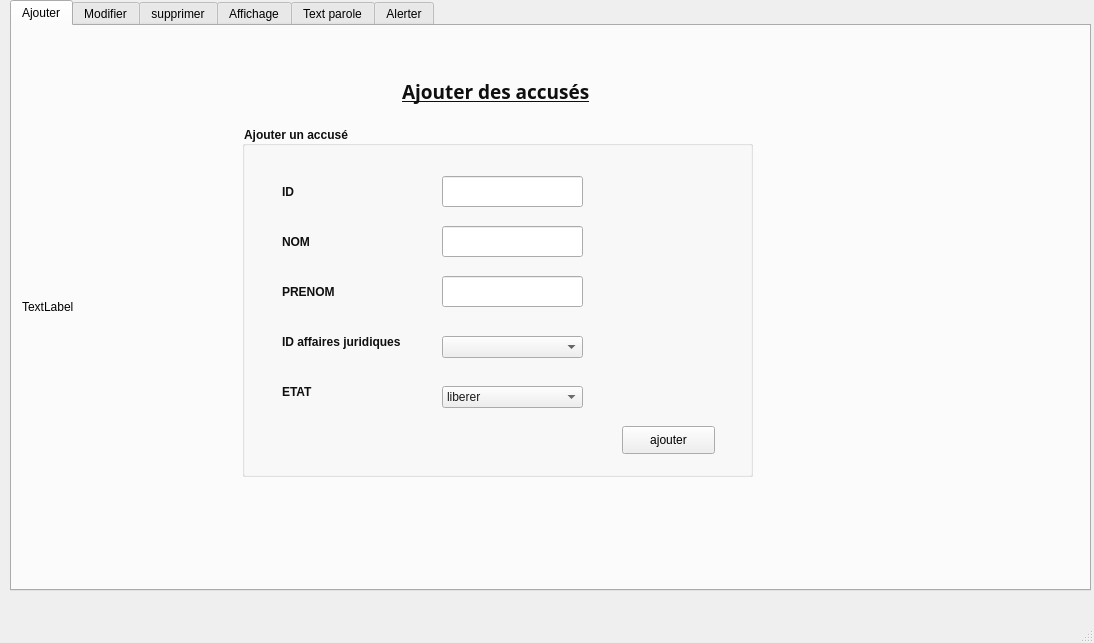
<?xml version="1.0" encoding="UTF-8"?>
<ui version="4.0">
 <class>MainWindow</class>
 <widget class="QMainWindow" name="MainWindow">
  <property name="geometry">
   <rect>
    <x>0</x>
    <y>0</y>
    <width>1094</width>
    <height>643</height>
   </rect>
  </property>
  <property name="windowTitle">
   <string>MainWindow</string>
  </property>
  <widget class="QWidget" name="centralwidget">
   <widget class="QTabWidget" name="Affichage">
    <property name="geometry">
     <rect>
      <x>10</x>
      <y>0</y>
      <width>1081</width>
      <height>591</height>
     </rect>
    </property>
    <property name="styleSheet">
     <string notr="true"/>
    </property>
    <property name="currentIndex">
     <number>0</number>
    </property>
    <property name="movable">
     <bool>true</bool>
    </property>
    <widget class="QWidget" name="Ajouter">
     <attribute name="title">
      <string>Ajouter</string>
     </attribute>
     <widget class="QGroupBox" name="groupBox">
      <property name="geometry">
       <rect>
        <x>230</x>
        <y>100</y>
        <width>511</width>
        <height>351</height>
       </rect>
      </property>
      <property name="font">
       <font>
        <weight>75</weight>
        <bold>true</bold>
       </font>
      </property>
      <property name="styleSheet">
       <string notr="true">color: rgb(15, 15, 15);</string>
      </property>
      <property name="title">
       <string>Ajouter un accusé</string>
      </property>
      <widget class="QLabel" name="label_id">
       <property name="geometry">
        <rect>
         <x>40</x>
         <y>50</y>
         <width>91</width>
         <height>31</height>
        </rect>
       </property>
       <property name="font">
        <font>
         <weight>75</weight>
         <bold>true</bold>
        </font>
       </property>
       <property name="contextMenuPolicy">
        <enum>Qt::ActionsContextMenu</enum>
       </property>
       <property name="styleSheet">
        <string notr="true"/>
       </property>
       <property name="text">
        <string>ID</string>
       </property>
      </widget>
      <widget class="QLabel" name="label_nom">
       <property name="geometry">
        <rect>
         <x>40</x>
         <y>100</y>
         <width>91</width>
         <height>31</height>
        </rect>
       </property>
       <property name="font">
        <font>
         <weight>75</weight>
         <bold>true</bold>
        </font>
       </property>
       <property name="styleSheet">
        <string notr="true"/>
       </property>
       <property name="text">
        <string>NOM</string>
       </property>
      </widget>
      <widget class="QLabel" name="label_prenom">
       <property name="geometry">
        <rect>
         <x>40</x>
         <y>150</y>
         <width>91</width>
         <height>31</height>
        </rect>
       </property>
       <property name="font">
        <font>
         <weight>75</weight>
         <bold>true</bold>
        </font>
       </property>
       <property name="styleSheet">
        <string notr="true"/>
       </property>
       <property name="text">
        <string>PRENOM</string>
       </property>
      </widget>
      <widget class="QLabel" name="label_affaire">
       <property name="geometry">
        <rect>
         <x>40</x>
         <y>200</y>
         <width>131</width>
         <height>31</height>
        </rect>
       </property>
       <property name="font">
        <font>
         <weight>75</weight>
         <bold>true</bold>
        </font>
       </property>
       <property name="styleSheet">
        <string notr="true"/>
       </property>
       <property name="text">
        <string>ID affaires juridiques</string>
       </property>
      </widget>
      <widget class="QLabel" name="label_etat">
       <property name="geometry">
        <rect>
         <x>40</x>
         <y>250</y>
         <width>91</width>
         <height>31</height>
        </rect>
       </property>
       <property name="font">
        <font>
         <weight>75</weight>
         <bold>true</bold>
        </font>
       </property>
       <property name="styleSheet">
        <string notr="true"/>
       </property>
       <property name="text">
        <string>ETAT</string>
       </property>
      </widget>
      <widget class="QPushButton" name="pushButton_ajouter">
       <property name="geometry">
        <rect>
         <x>380</x>
         <y>300</y>
         <width>93</width>
         <height>28</height>
        </rect>
       </property>
       <property name="styleSheet">
        <string notr="true">color: rgb(0, 0, 0);</string>
       </property>
       <property name="text">
        <string>ajouter</string>
       </property>
      </widget>
      <widget class="QLineEdit" name="lineEdit_id_ajou">
       <property name="geometry">
        <rect>
         <x>200</x>
         <y>50</y>
         <width>141</width>
         <height>31</height>
        </rect>
       </property>
       <property name="styleSheet">
        <string notr="true">color: rgb(0, 0, 0);</string>
       </property>
      </widget>
      <widget class="QLineEdit" name="lineEdit_nom_aj">
       <property name="geometry">
        <rect>
         <x>200</x>
         <y>100</y>
         <width>141</width>
         <height>31</height>
        </rect>
       </property>
       <property name="styleSheet">
        <string notr="true">color: rgb(52, 52, 52);</string>
       </property>
      </widget>
      <widget class="QLineEdit" name="lineEdit_pren_aj">
       <property name="geometry">
        <rect>
         <x>200</x>
         <y>150</y>
         <width>141</width>
         <height>31</height>
        </rect>
       </property>
       <property name="styleSheet">
        <string notr="true">color: rgb(16, 16, 16);</string>
       </property>
      </widget>
      <widget class="QComboBox" name="comboBox_aj">
       <property name="geometry">
        <rect>
         <x>200</x>
         <y>260</y>
         <width>141</width>
         <height>22</height>
        </rect>
       </property>
       <property name="styleSheet">
        <string notr="true">color: rgb(25, 25, 25);</string>
       </property>
       <item>
        <property name="text">
         <string>liberer</string>
        </property>
       </item>
       <item>
        <property name="text">
         <string>prisonier</string>
        </property>
       </item>
      </widget>
      <widget class="QComboBox" name="comboBox_affaire">
       <property name="geometry">
        <rect>
         <x>200</x>
         <y>210</y>
         <width>141</width>
         <height>22</height>
        </rect>
       </property>
      </widget>
     </widget>
     <widget class="QLabel" name="label_7">
      <property name="geometry">
       <rect>
        <x>390</x>
        <y>50</y>
        <width>261</width>
        <height>31</height>
       </rect>
      </property>
      <property name="font">
       <font>
        <family>Roman</family>
        <pointsize>14</pointsize>
        <weight>75</weight>
        <italic>false</italic>
        <bold>true</bold>
        <underline>true</underline>
        <strikeout>false</strikeout>
       </font>
      </property>
      <property name="tabletTracking">
       <bool>false</bool>
      </property>
      <property name="styleSheet">
       <string notr="true">color: rgb(15, 15, 15);</string>
      </property>
      <property name="text">
       <string>Ajouter des accusés</string>
      </property>
     </widget>
     <widget class="QLabel" name="label_id_photo">
      <property name="geometry">
       <rect>
        <x>80</x>
        <y>300</y>
        <width>91</width>
        <height>31</height>
       </rect>
      </property>
      <property name="font">
       <font>
        <weight>75</weight>
        <bold>true</bold>
       </font>
      </property>
      <property name="text">
       <string/>
      </property>
     </widget>
     <widget class="QLabel" name="label_logo">
      <property name="geometry">
       <rect>
        <x>10</x>
        <y>0</y>
        <width>1051</width>
        <height>561</height>
       </rect>
      </property>
      <property name="text">
       <string>TextLabel</string>
      </property>
     </widget>
     <zorder>label_logo</zorder>
     <zorder>label_7</zorder>
     <zorder>label_id_photo</zorder>
     <zorder>groupBox</zorder>
    </widget>
    <widget class="QWidget" name="modifier_2">
     <attribute name="title">
      <string>Modifier</string>
     </attribute>
     <widget class="QLabel" name="label_10">
      <property name="geometry">
       <rect>
        <x>430</x>
        <y>60</y>
        <width>261</width>
        <height>31</height>
       </rect>
      </property>
      <property name="font">
       <font>
        <family>Roman</family>
        <pointsize>14</pointsize>
        <weight>75</weight>
        <italic>false</italic>
        <bold>true</bold>
        <underline>true</underline>
       </font>
      </property>
      <property name="text">
       <string>&lt;html&gt;&lt;head/&gt;&lt;body&gt;&lt;p&gt;&lt;span style=&quot; color:#0f0f0f;&quot;&gt;Modifier des accusés:&lt;/span&gt;&lt;/p&gt;&lt;/body&gt;&lt;/html&gt;</string>
      </property>
     </widget>
     <widget class="QGroupBox" name="groupBox_3">
      <property name="geometry">
       <rect>
        <x>300</x>
        <y>90</y>
        <width>511</width>
        <height>351</height>
       </rect>
      </property>
      <property name="title">
       <string>Modifier un accusé</string>
      </property>
      <widget class="QLabel" name="label_id_3">
       <property name="geometry">
        <rect>
         <x>40</x>
         <y>50</y>
         <width>91</width>
         <height>31</height>
        </rect>
       </property>
       <property name="font">
        <font>
         <weight>75</weight>
         <bold>true</bold>
        </font>
       </property>
       <property name="styleSheet">
        <string notr="true"/>
       </property>
       <property name="text">
        <string>ID</string>
       </property>
      </widget>
      <widget class="QLabel" name="label_nom_2">
       <property name="geometry">
        <rect>
         <x>40</x>
         <y>100</y>
         <width>91</width>
         <height>31</height>
        </rect>
       </property>
       <property name="font">
        <font>
         <weight>75</weight>
         <bold>true</bold>
        </font>
       </property>
       <property name="styleSheet">
        <string notr="true"/>
       </property>
       <property name="text">
        <string>&lt;html&gt;&lt;head/&gt;&lt;body&gt;&lt;p&gt;NOM&lt;/p&gt;&lt;p&gt;&lt;br/&gt;&lt;/p&gt;&lt;/body&gt;&lt;/html&gt;</string>
       </property>
      </widget>
      <widget class="QLabel" name="label_prenom_2">
       <property name="geometry">
        <rect>
         <x>40</x>
         <y>150</y>
         <width>91</width>
         <height>31</height>
        </rect>
       </property>
       <property name="font">
        <font>
         <weight>75</weight>
         <bold>true</bold>
        </font>
       </property>
       <property name="styleSheet">
        <string notr="true"/>
       </property>
       <property name="text">
        <string>&lt;html&gt;&lt;head/&gt;&lt;body&gt;&lt;p&gt;PRENOM&lt;/p&gt;&lt;p&gt;&lt;br/&gt;&lt;/p&gt;&lt;/body&gt;&lt;/html&gt;</string>
       </property>
      </widget>
      <widget class="QLabel" name="label_affaire_2">
       <property name="geometry">
        <rect>
         <x>40</x>
         <y>200</y>
         <width>131</width>
         <height>31</height>
        </rect>
       </property>
       <property name="font">
        <font>
         <weight>75</weight>
         <bold>true</bold>
        </font>
       </property>
       <property name="styleSheet">
        <string notr="true"/>
       </property>
       <property name="text">
        <string>&lt;html&gt;&lt;head/&gt;&lt;body&gt;&lt;p&gt;ID affaires juridiques&lt;/p&gt;&lt;/body&gt;&lt;/html&gt;</string>
       </property>
      </widget>
      <widget class="QLabel" name="label_etat_2">
       <property name="geometry">
        <rect>
         <x>40</x>
         <y>250</y>
         <width>91</width>
         <height>31</height>
        </rect>
       </property>
       <property name="font">
        <font>
         <weight>75</weight>
         <bold>true</bold>
        </font>
       </property>
       <property name="styleSheet">
        <string notr="true"/>
       </property>
       <property name="text">
        <string>&lt;html&gt;&lt;head/&gt;&lt;body&gt;&lt;p&gt;ETAT&lt;/p&gt;&lt;/body&gt;&lt;/html&gt;</string>
       </property>
      </widget>
      <widget class="QPushButton" name="pushButton_ajouter_2">
       <property name="geometry">
        <rect>
         <x>380</x>
         <y>300</y>
         <width>93</width>
         <height>28</height>
        </rect>
       </property>
       <property name="text">
        <string>Modifier</string>
       </property>
      </widget>
      <widget class="QLineEdit" name="lineEdit_id_ajou_2">
       <property name="geometry">
        <rect>
         <x>200</x>
         <y>50</y>
         <width>141</width>
         <height>31</height>
        </rect>
       </property>
      </widget>
      <widget class="QLineEdit" name="lineEdit_nom_aj_2">
       <property name="geometry">
        <rect>
         <x>200</x>
         <y>100</y>
         <width>141</width>
         <height>31</height>
        </rect>
       </property>
      </widget>
      <widget class="QLineEdit" name="lineEdit_pren_aj_2">
       <property name="geometry">
        <rect>
         <x>200</x>
         <y>150</y>
         <width>141</width>
         <height>31</height>
        </rect>
       </property>
      </widget>
      <widget class="QComboBox" name="comboBox_mod">
       <property name="geometry">
        <rect>
         <x>200</x>
         <y>260</y>
         <width>141</width>
         <height>22</height>
        </rect>
       </property>
       <item>
        <property name="text">
         <string>liberer</string>
        </property>
       </item>
       <item>
        <property name="text">
         <string>prisonier</string>
        </property>
       </item>
      </widget>
      <widget class="QLineEdit" name="lineEdit_aff_ajou_2">
       <property name="geometry">
        <rect>
         <x>200</x>
         <y>210</y>
         <width>141</width>
         <height>31</height>
        </rect>
       </property>
      </widget>
     </widget>
     <widget class="QLabel" name="label_logo_2">
      <property name="geometry">
       <rect>
        <x>-50</x>
        <y>-30</y>
        <width>1261</width>
        <height>661</height>
       </rect>
      </property>
      <property name="text">
       <string>TextLabel</string>
      </property>
     </widget>
     <zorder>label_logo_2</zorder>
     <zorder>groupBox_3</zorder>
     <zorder>label_10</zorder>
    </widget>
    <widget class="QWidget" name="modifier">
     <attribute name="title">
      <string>supprimer</string>
     </attribute>
     <widget class="QGroupBox" name="groupBox_2">
      <property name="geometry">
       <rect>
        <x>230</x>
        <y>90</y>
        <width>571</width>
        <height>271</height>
       </rect>
      </property>
      <property name="font">
       <font>
        <family>Rockwell Condensed</family>
        <pointsize>11</pointsize>
        <weight>50</weight>
        <bold>false</bold>
       </font>
      </property>
      <property name="styleSheet">
       <string notr="true"/>
      </property>
      <property name="title">
       <string>supprimer un acusee</string>
      </property>
      <widget class="QLabel" name="label_id_2">
       <property name="geometry">
        <rect>
         <x>50</x>
         <y>110</y>
         <width>141</width>
         <height>41</height>
        </rect>
       </property>
       <property name="font">
        <font>
         <family>Segoe UI Black</family>
         <pointsize>8</pointsize>
         <weight>75</weight>
         <bold>true</bold>
        </font>
       </property>
       <property name="text">
        <string>ID</string>
       </property>
      </widget>
      <widget class="QLineEdit" name="lineEdit_id_ajou_supp">
       <property name="geometry">
        <rect>
         <x>200</x>
         <y>110</y>
         <width>141</width>
         <height>31</height>
        </rect>
       </property>
      </widget>
      <widget class="QPushButton" name="pushButton_supp">
       <property name="geometry">
        <rect>
         <x>380</x>
         <y>190</y>
         <width>111</width>
         <height>28</height>
        </rect>
       </property>
       <property name="font">
        <font>
         <family>Sitka Small</family>
         <pointsize>11</pointsize>
         <weight>50</weight>
         <bold>false</bold>
        </font>
       </property>
       <property name="text">
        <string>supprimer</string>
       </property>
      </widget>
     </widget>
     <widget class="QLabel" name="label_8">
      <property name="geometry">
       <rect>
        <x>360</x>
        <y>40</y>
        <width>261</width>
        <height>31</height>
       </rect>
      </property>
      <property name="font">
       <font>
        <family>Roman</family>
        <pointsize>14</pointsize>
        <weight>75</weight>
        <italic>false</italic>
        <bold>true</bold>
        <underline>true</underline>
       </font>
      </property>
      <property name="text">
       <string>Supprimer des accusés</string>
      </property>
     </widget>
     <widget class="QLabel" name="label_logo_3">
      <property name="geometry">
       <rect>
        <x>0</x>
        <y>0</y>
        <width>1171</width>
        <height>581</height>
       </rect>
      </property>
      <property name="text">
       <string>TextLabel</string>
      </property>
     </widget>
     <zorder>label_logo_3</zorder>
     <zorder>groupBox_2</zorder>
     <zorder>label_8</zorder>
    </widget>
    <widget class="QWidget" name="affichage">
     <attribute name="title">
      <string>Affichage</string>
     </attribute>
     <widget class="QLabel" name="label_9">
      <property name="geometry">
       <rect>
        <x>240</x>
        <y>30</y>
        <width>261</width>
        <height>31</height>
       </rect>
      </property>
      <property name="font">
       <font>
        <family>Roman</family>
        <pointsize>14</pointsize>
        <weight>75</weight>
        <italic>false</italic>
        <bold>true</bold>
        <underline>true</underline>
       </font>
      </property>
      <property name="text">
       <string>Affichier des accusés</string>
      </property>
     </widget>
     <widget class="QTableView" name="tableView_aff">
      <property name="geometry">
       <rect>
        <x>80</x>
        <y>130</y>
        <width>701</width>
        <height>371</height>
       </rect>
      </property>
      <property name="autoFillBackground">
       <bool>false</bool>
      </property>
      <property name="sortingEnabled">
       <bool>true</bool>
      </property>
     </widget>
     <widget class="QLabel" name="label_logo_4">
      <property name="geometry">
       <rect>
        <x>0</x>
        <y>-30</y>
        <width>1331</width>
        <height>691</height>
       </rect>
      </property>
      <property name="text">
       <string>TextLabel</string>
      </property>
     </widget>
     <widget class="QWidget" name="layoutWidget">
      <property name="geometry">
       <rect>
        <x>100</x>
        <y>510</y>
        <width>671</width>
        <height>30</height>
       </rect>
      </property>
      <layout class="QHBoxLayout" name="horizontalLayout_2">
       <item>
        <widget class="QLabel" name="label_id_4">
         <property name="text">
          <string>Trier par</string>
         </property>
        </widget>
       </item>
       <item>
        <widget class="QComboBox" name="comboBox">
         <item>
          <property name="text">
           <string>Prénom</string>
          </property>
         </item>
         <item>
          <property name="text">
           <string>Nom</string>
          </property>
         </item>
         <item>
          <property name="text">
           <string>ID</string>
          </property>
         </item>
        </widget>
       </item>
       <item>
        <widget class="QPushButton" name="pushButton_trier">
         <property name="text">
          <string>Trier</string>
         </property>
        </widget>
       </item>
       <item>
        <widget class="QPushButton" name="pushButton_pdf">
         <property name="text">
          <string>exporter PDF</string>
         </property>
        </widget>
       </item>
       <item>
        <widget class="QPushButton" name="pushButton_2">
         <property name="text">
          <string>Statistique</string>
         </property>
        </widget>
       </item>
      </layout>
     </widget>
     <widget class="QPushButton" name="pushButton">
      <property name="geometry">
       <rect>
        <x>700</x>
        <y>100</y>
        <width>93</width>
        <height>28</height>
       </rect>
      </property>
      <property name="text">
       <string>chercher</string>
      </property>
     </widget>
     <widget class="QLineEdit" name="lineEdit_id_ajou_3">
      <property name="geometry">
       <rect>
        <x>780</x>
        <y>540</y>
        <width>141</width>
        <height>31</height>
       </rect>
      </property>
      <property name="styleSheet">
       <string notr="true">color: rgb(0, 0, 0);</string>
      </property>
     </widget>
     <widget class="QLineEdit" name="lineEdit_cher">
      <property name="geometry">
       <rect>
        <x>80</x>
        <y>100</y>
        <width>611</width>
        <height>22</height>
       </rect>
      </property>
     </widget>
     <zorder>label_logo_4</zorder>
     <zorder>label_9</zorder>
     <zorder>tableView_aff</zorder>
     <zorder>layoutWidget</zorder>
     <zorder>pushButton</zorder>
     <zorder>lineEdit_id_ajou_3</zorder>
     <zorder>lineEdit_cher</zorder>
    </widget>
    <widget class="QWidget" name="tab">
     <attribute name="title">
      <string>Text parole</string>
     </attribute>
     <widget class="QGroupBox" name="groupBox_4">
      <property name="geometry">
       <rect>
        <x>50</x>
        <y>40</y>
        <width>821</width>
        <height>501</height>
       </rect>
      </property>
      <property name="title">
       <string>Texteparole</string>
      </property>
      <widget class="QPlainTextEdit" name="plainTextEdit">
       <property name="geometry">
        <rect>
         <x>20</x>
         <y>20</y>
         <width>691</width>
         <height>192</height>
        </rect>
       </property>
       <property name="sizePolicy">
        <sizepolicy hsizetype="Expanding" vsizetype="Expanding">
         <horstretch>0</horstretch>
         <verstretch>0</verstretch>
        </sizepolicy>
       </property>
       <property name="plainText">
        <string>hello smart court
</string>
       </property>
      </widget>
      <widget class="QWidget" name="layoutWidget">
       <property name="geometry">
        <rect>
         <x>20</x>
         <y>210</y>
         <width>691</width>
         <height>186</height>
        </rect>
       </property>
       <layout class="QGridLayout" name="gridLayout">
        <item row="3" column="2">
         <widget class="QSlider" name="pitch">
          <property name="minimum">
           <number>-10</number>
          </property>
          <property name="maximum">
           <number>10</number>
          </property>
          <property name="singleStep">
           <number>1</number>
          </property>
          <property name="orientation">
           <enum>Qt::Horizontal</enum>
          </property>
         </widget>
        </item>
        <item row="4" column="0">
         <widget class="QLabel" name="label_11">
          <property name="sizePolicy">
           <sizepolicy hsizetype="Minimum" vsizetype="Preferred">
            <horstretch>0</horstretch>
            <verstretch>0</verstretch>
           </sizepolicy>
          </property>
          <property name="text">
           <string>Engine</string>
          </property>
          <property name="alignment">
           <set>Qt::AlignRight|Qt::AlignTrailing|Qt::AlignVCenter</set>
          </property>
         </widget>
        </item>
        <item row="5" column="0">
         <widget class="QLabel" name="label_4">
          <property name="sizePolicy">
           <sizepolicy hsizetype="Minimum" vsizetype="Preferred">
            <horstretch>0</horstretch>
            <verstretch>0</verstretch>
           </sizepolicy>
          </property>
          <property name="text">
           <string>&amp;Language:</string>
          </property>
          <property name="alignment">
           <set>Qt::AlignRight|Qt::AlignTrailing|Qt::AlignVCenter</set>
          </property>
          <property name="buddy">
           <cstring>language</cstring>
          </property>
         </widget>
        </item>
        <item row="5" column="2">
         <widget class="QComboBox" name="language">
          <property name="sizePolicy">
           <sizepolicy hsizetype="Expanding" vsizetype="Fixed">
            <horstretch>0</horstretch>
            <verstretch>0</verstretch>
           </sizepolicy>
          </property>
         </widget>
        </item>
        <item row="6" column="2">
         <widget class="QComboBox" name="voice"/>
        </item>
        <item row="4" column="2">
         <widget class="QComboBox" name="engine">
          <property name="sizePolicy">
           <sizepolicy hsizetype="Expanding" vsizetype="Fixed">
            <horstretch>0</horstretch>
            <verstretch>0</verstretch>
           </sizepolicy>
          </property>
         </widget>
        </item>
        <item row="2" column="0">
         <widget class="QLabel" name="label_5">
          <property name="sizePolicy">
           <sizepolicy hsizetype="Minimum" vsizetype="Preferred">
            <horstretch>0</horstretch>
            <verstretch>0</verstretch>
           </sizepolicy>
          </property>
          <property name="text">
           <string>Rate:</string>
          </property>
          <property name="alignment">
           <set>Qt::AlignRight|Qt::AlignTrailing|Qt::AlignVCenter</set>
          </property>
         </widget>
        </item>
        <item row="6" column="0">
         <widget class="QLabel" name="label_6">
          <property name="text">
           <string>Voice name:</string>
          </property>
          <property name="alignment">
           <set>Qt::AlignRight|Qt::AlignTrailing|Qt::AlignVCenter</set>
          </property>
         </widget>
        </item>
        <item row="1" column="0">
         <widget class="QLabel" name="label_2">
          <property name="sizePolicy">
           <sizepolicy hsizetype="Minimum" vsizetype="Preferred">
            <horstretch>0</horstretch>
            <verstretch>0</verstretch>
           </sizepolicy>
          </property>
          <property name="text">
           <string>Volume:</string>
          </property>
          <property name="alignment">
           <set>Qt::AlignRight|Qt::AlignTrailing|Qt::AlignVCenter</set>
          </property>
         </widget>
        </item>
        <item row="2" column="2">
         <widget class="QSlider" name="rate">
          <property name="minimum">
           <number>-10</number>
          </property>
          <property name="maximum">
           <number>10</number>
          </property>
          <property name="orientation">
           <enum>Qt::Horizontal</enum>
          </property>
         </widget>
        </item>
        <item row="3" column="0">
         <widget class="QLabel" name="label_3">
          <property name="sizePolicy">
           <sizepolicy hsizetype="Minimum" vsizetype="Preferred">
            <horstretch>0</horstretch>
            <verstretch>0</verstretch>
           </sizepolicy>
          </property>
          <property name="text">
           <string>Pitch:</string>
          </property>
          <property name="alignment">
           <set>Qt::AlignRight|Qt::AlignTrailing|Qt::AlignVCenter</set>
          </property>
         </widget>
        </item>
        <item row="1" column="2">
         <widget class="QSlider" name="volume">
          <property name="maximum">
           <number>100</number>
          </property>
          <property name="singleStep">
           <number>5</number>
          </property>
          <property name="pageStep">
           <number>20</number>
          </property>
          <property name="value">
           <number>70</number>
          </property>
          <property name="orientation">
           <enum>Qt::Horizontal</enum>
          </property>
         </widget>
        </item>
       </layout>
      </widget>
      <widget class="QWidget" name="layoutWidget_2">
       <property name="geometry">
        <rect>
         <x>20</x>
         <y>400</y>
         <width>691</width>
         <height>30</height>
        </rect>
       </property>
       <layout class="QHBoxLayout" name="horizontalLayout">
        <item>
         <widget class="QPushButton" name="speakButton">
          <property name="text">
           <string>Speak</string>
          </property>
         </widget>
        </item>
        <item>
         <widget class="QPushButton" name="pauseButton">
          <property name="enabled">
           <bool>false</bool>
          </property>
          <property name="text">
           <string>Pause</string>
          </property>
         </widget>
        </item>
        <item>
         <widget class="QPushButton" name="resumeButton">
          <property name="enabled">
           <bool>false</bool>
          </property>
          <property name="text">
           <string>Resume</string>
          </property>
         </widget>
        </item>
        <item>
         <widget class="QPushButton" name="stopButton">
          <property name="text">
           <string>Stop</string>
          </property>
         </widget>
        </item>
       </layout>
      </widget>
     </widget>
     <widget class="QLabel" name="label_logo_5">
      <property name="geometry">
       <rect>
        <x>0</x>
        <y>-30</y>
        <width>1331</width>
        <height>691</height>
       </rect>
      </property>
      <property name="text">
       <string>TextLabel</string>
      </property>
     </widget>
     <zorder>label_logo_5</zorder>
     <zorder>groupBox_4</zorder>
    </widget>
    <widget class="QWidget" name="Alerte">
     <attribute name="title">
      <string>Alerter</string>
     </attribute>
     <widget class="QGroupBox" name="groupBox_5">
      <property name="geometry">
       <rect>
        <x>200</x>
        <y>120</y>
        <width>571</width>
        <height>271</height>
       </rect>
      </property>
      <property name="font">
       <font>
        <weight>75</weight>
        <bold>true</bold>
       </font>
      </property>
      <property name="styleSheet">
       <string notr="true"/>
      </property>
      <property name="title">
       <string>Accuser en recherche</string>
      </property>
      <widget class="QLabel" name="label_id_5">
       <property name="geometry">
        <rect>
         <x>50</x>
         <y>110</y>
         <width>141</width>
         <height>41</height>
        </rect>
       </property>
       <property name="font">
        <font>
         <family>Segoe UI Black</family>
         <weight>75</weight>
         <bold>true</bold>
        </font>
       </property>
       <property name="text">
        <string>ID </string>
       </property>
      </widget>
      <widget class="QPushButton" name="pushButton_alerte">
       <property name="geometry">
        <rect>
         <x>390</x>
         <y>190</y>
         <width>93</width>
         <height>28</height>
        </rect>
       </property>
       <property name="text">
        <string>Alerter</string>
       </property>
      </widget>
      <widget class="QLineEdit" name="lineEdit_alert">
       <property name="geometry">
        <rect>
         <x>190</x>
         <y>120</y>
         <width>113</width>
         <height>22</height>
        </rect>
       </property>
      </widget>
     </widget>
     <widget class="QLabel" name="label_logo_6">
      <property name="geometry">
       <rect>
        <x>0</x>
        <y>0</y>
        <width>1331</width>
        <height>691</height>
       </rect>
      </property>
      <property name="text">
       <string>TextLabel</string>
      </property>
     </widget>
     <zorder>label_logo_6</zorder>
     <zorder>groupBox_5</zorder>
    </widget>
   </widget>
  </widget>
  <widget class="QMenuBar" name="menubar">
   <property name="geometry">
    <rect>
     <x>0</x>
     <y>0</y>
     <width>1094</width>
     <height>26</height>
    </rect>
   </property>
  </widget>
  <widget class="QStatusBar" name="statusbar"/>
 </widget>
 <resources/>
 <connections/>
</ui>
